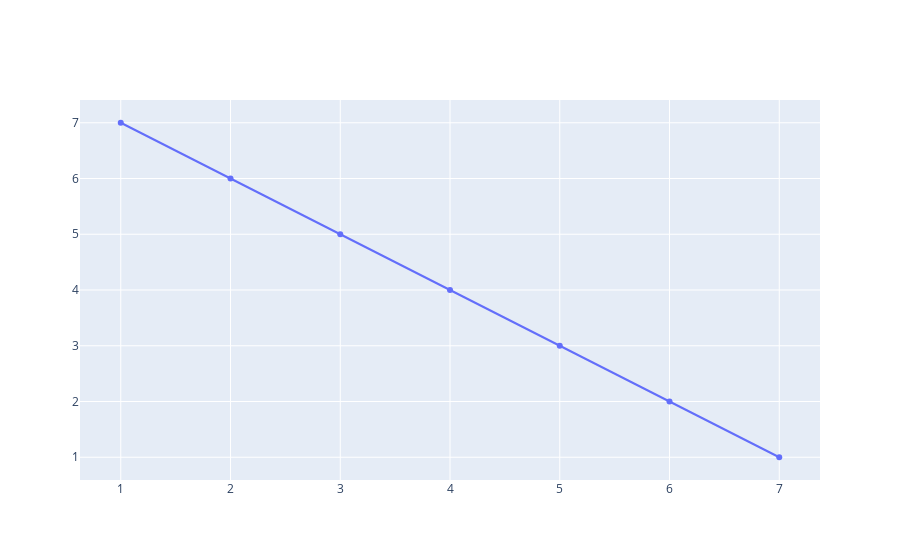

Notebook code for this chart:
### Code cell
fig=go.Figure(go.Scatter(x=x,y=y))
fig.show()

### Figure 1 — Plotly figure (JSON) as saved in the notebook; plotly's stock layout.template omitted (floating-point values rounded to 4 significant figures)
{"data": [{"type": "scatter", "x": [1, 2, 3, 4, 5, 6, 7], "y": [7, 6, 5, 4, 3, 2, 1]}], "layout": {}}
